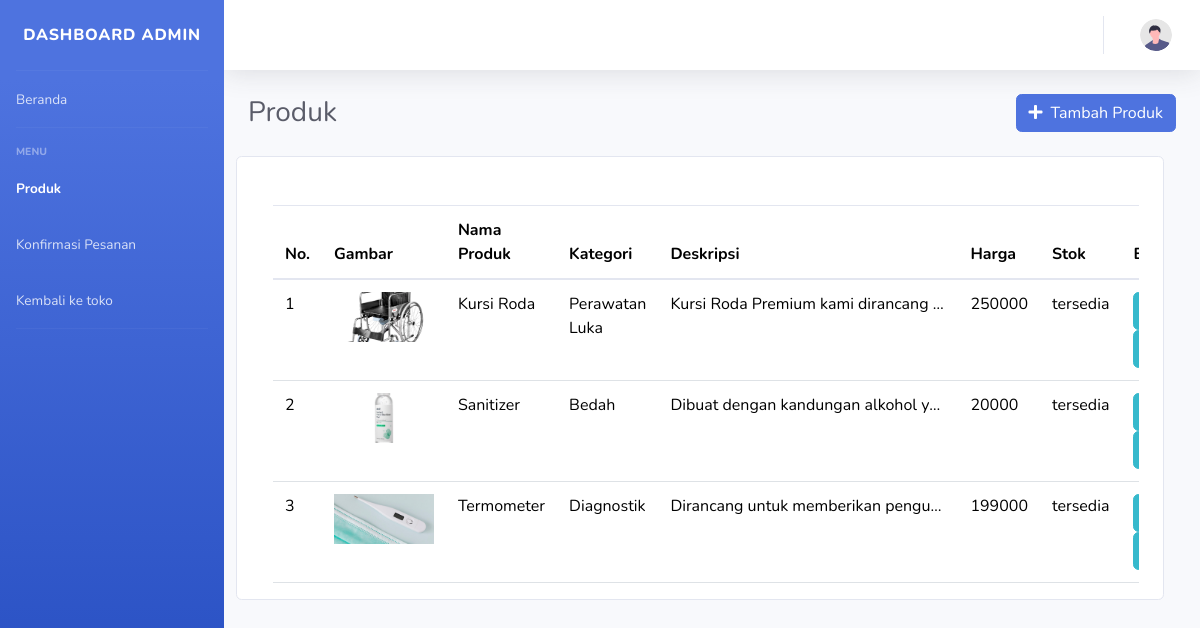
The app's page /admin/produk.php with its own data.
### tables this page shows
CREATE TABLE `produk` (
  `id` int(11) NOT NULL,
  `id_kategori` int(11) NOT NULL,
  `nama` varchar(255) NOT NULL,
  `harga` double NOT NULL,
  `foto` varchar(255) DEFAULT NULL,
  `detail` text DEFAULT NULL,
  `stok` enum('tersedia','habis') DEFAULT 'tersedia'
);

CREATE TABLE `kategori` (
  `id_kategori` int(11) NOT NULL,
  `nama_kategori` varchar(255) DEFAULT NULL
);

### admin/produk.php (the view, shortened to what this page needs)
<?php
include '../koneksi.php';
$query = mysqli_query($conn, "select a.*, b.nama_kategori AS nama_kategori from produk a join kategori b on a.id_kategori=b.id_kategori ");
$jumlahproduk = mysqli_num_rows($query);
?>
<!DOCTYPE html>
<html lang="en">
<head>
    <link
        href="vendor/fontawesome-free/css/all.min.css"
        rel="stylesheet"
        type="text/css" />
    <link href="https://cdn.jsdelivr.net/npm/bootstrap@5.3.3/dist/css/bootstrap.min.css" rel="stylesheet">
    <link href="css/sb-admin-2.min.css" rel="stylesheet" />
</head>
<body id="page-top">
    <div id="wrapper">
        <ul
            class="navbar-nav bg-gradient-primary sidebar sidebar-dark accordion"
            id="accordionSidebar">
            <a
                class="sidebar-brand d-flex align-items-center justify-content-center"
                href="index.php">
                <div class="sidebar-brand-text mx-1">Dashboard Admin</div>
            </a>
            <hr class="sidebar-divider my-0" />
            <li class="nav-item">
                <a class="nav-link" href="index.php">
                    <span>Beranda</span></a>
            </li>
            <hr class="sidebar-divider" />
            <div class="sidebar-heading">Menu</div>
            <li class="nav-item active">
                <a class="nav-link" href="#">
                    <span>Produk</span>
                </a>
            </li>
            <li class="nav-item ">
                <a class="nav-link" href="konfirmasi.php">
                    <span>Konfirmasi Pesanan</span>
                </a>
            </li>
            <li class="nav-item">
                <a class="nav-link" href="../index.php">
                    <span>Kembali ke toko</span>
                </a>
            </li>
            <hr class="sidebar-divider d-none d-md-block" />
        </ul>
        <div id="content-wrapper" class="d-flex flex-column">
            <div id="content">
                <nav
                    class="navbar navbar-expand navbar-light bg-white topbar mb-4 static-top shadow">
                    <ul class="navbar-nav ml-auto">
                        <li class="nav-item dropdown no-arrow">
                            <a
                                class="nav-link dropdown-toggle"
                                href="#"
                                role="button"
                                data-toggle="dropdown"
                                aria-haspopup="true"
                                aria-expanded="false">
                                <img
                                    class="img-profile rounded-circle"
                                    src="img/undraw_profile.svg" />
                            </a>
                        </li>
                    </ul>
                </nav>
                <div class="container-fluid">
                    <div
                        class="d-sm-flex align-items-center justify-content-between mb-4">
                        <h1 class="h3 mb-0 text-gray-800">Produk</h1>
                        <div>
                            <button type="button" class="btn btn-primary" data-bs-toggle="modal" data-bs-target="#staticBackdrop"><i class="fa fa-plus mr-2"></i>Tambah Produk</button>
                        </div>
                    </div>
                    <div class="card container-fluid row">
                        <div class="table-responsive mt-5">
                            <table class="table">
                                <thead>
                                    <tr>
                                        <th scope="col">No.</th>
                                        <th scope="col">Gambar</th>
                                        <th scope="col">Nama Produk</th>
                                        <th scope="col">Kategori</th>
                                        <th scope="col">Deskripsi</th>
                                        <th scope="col">Harga</th>
                                        <th scope="col">Stok</th>
                                        <th scope="col">Edit</th>
                                    </tr>
                                </thead>
                                <tbody>
                                    <?php if ($jumlahproduk == 0) { ?>
                                        <tr>
                                            <td colspan=8 class="text-center">Data produk tidak tersedia</td>
                                        </tr>
                                        <?php
                                    } else {
                                        $jumlah = 1;
                                        while ($data1 = mysqli_fetch_array($query)) {
                                        ?>
                                            <tr class="align-items-center">
                                                <td><?php echo $jumlah ?></td>
                                                <td><img src="../assets/image/<?php echo $data1['foto'] ?>" alt="foto" style="width: 100px; height: 50px; object-fit:cover"></td>
                                                <td><?php echo $data1['nama'] ?></td>
                                                <td><?php echo $data1['nama_kategori'] ?></td>
                                                <td class="deskProduk"><?php echo $data1['detail'] ?></td>
                                                <td><?php echo $data1['harga'] ?></td>
                                                <td><?php echo $data1['stok'] ?></td>
                                                <td>
                                                    <a href="edit-produk.php?p=<?php echo $data1['id'] ?>" class="btn btn-info">
                                                    </a>
                                                    <a class="btn btn-info" href="deleteproduk.php?id=<?php echo $data1['id']; ?>">
                                                    </a>
                                                </td>
                                            </tr>
                                    <?php
                                            $jumlah++;
                                        }
                                    }
                                    ?>
                                </tbody>
                            </table>
                        </div>
                    </div>
                </div>
            </div>
</body>
</html>

### admin/produk.php (style rules this page uses)
.deskProduk { max-width: 300px; white-space: nowrap; overflow: hidden; text-overflow: ellipsis; }

### records on screen
produk: foto (picture), nama "Kursi Roda", id_kategori.nama_kategori "Perawatan Luka", detail "Kursi Roda Premium kami dirancang…", harga "250000", stok "tersedia"
produk: foto (picture), nama "Sanitizer", id_kategori.nama_kategori "Bedah", detail "Dibuat dengan kandungan alkohol y…", harga "20000", stok "tersedia"
produk: foto (picture), nama "Termometer", id_kategori.nama_kategori "Diagnostik", detail "Dirancang untuk memberikan pengu…", harga "199000", stok "tersedia"
